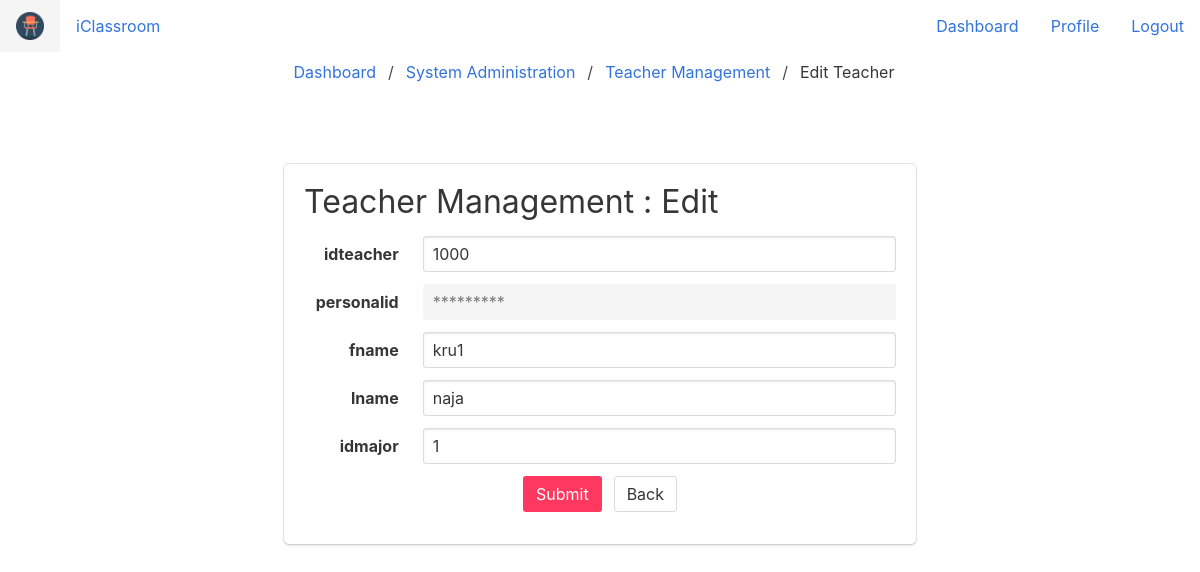
/sysad_teacher_edit.php?id=1000, run on an earlier commit of the app's database.
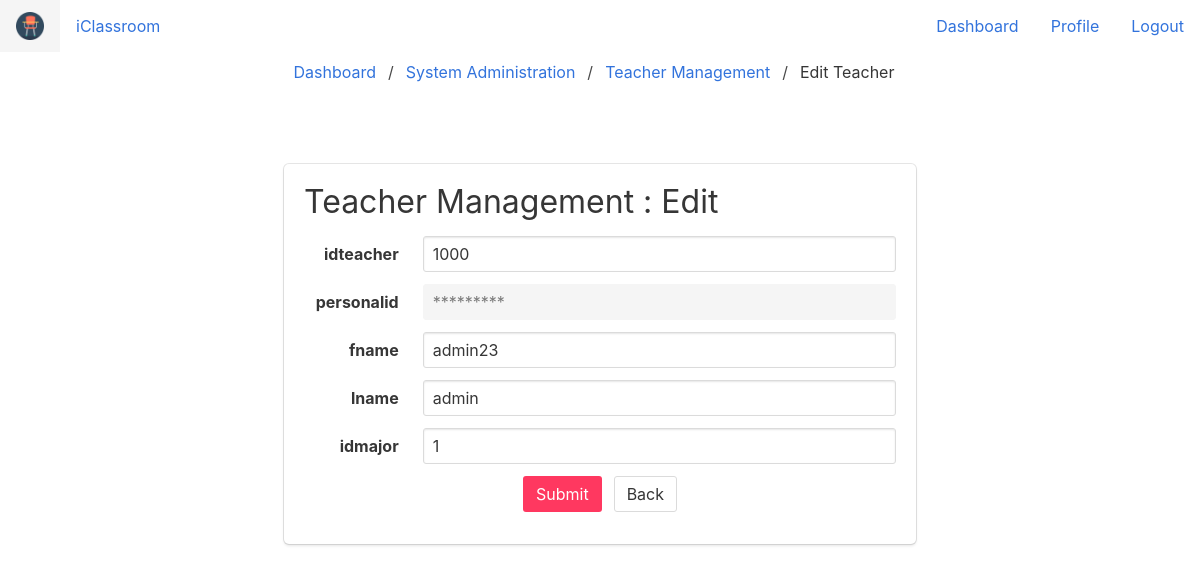
And on a later commit of the database.
### tables this page shows
CREATE TABLE `teacher` (
  `idteacher` varchar(20) NOT NULL,
  `personalid` varchar(20) NOT NULL,
  `fname` varchar(30) NOT NULL,
  `lname` varchar(30) NOT NULL,
  `idmajor` int(11) NOT NULL
);

### sysad_teacher_edit.php (the view, shortened to what this page needs)
<?php
    require_once('components.php');
    require_once('connect.php')
  ?>
<!DOCTYPE html>
<html>
<head>
  <link rel="stylesheet" href="css/font-awesome-4.7-1.0/css/font-awesome.min.css">
  <link rel="stylesheet" href="css/bulma.min.css">
</head>
<body>
  <nav class="breadcrumb is-centered" aria-label="breadcrumbs">
    <ul>
      <li><a href="tdashboard.php">Dashboard</a></li>
      <li><a href="sysadmin.php">System Administration</a></li>
      <li><a href="sysad_teacher.php">Teacher Management</a></li>
      <li class="is-active" aria-current="page"><a href=".php">Edit Teacher</a></li>
    </ul>
  </nav>
  <section class="section">
    <div class="container">
      <div class="columns">
        <div class="column is-2"></div>
        <div class="column">
          <div class="box">
            <div class="content">
              <h1>Teacher Management : Edit</h1>
              <form class="" action="edit.php" method="POST">
                <?php
                $q = "SELECT * FROM teacher WHERE teacher.idteacher = ".$_GET['id'].";";
                $result = $mysqli->query($q);
                $row = $result->fetch_assoc();
                foreach ($row as $key => $value) {
                  if($key == 'personalid'){
                    echo '<div class="field is-horizontal">
                            <div class="field-label is-normal">
                              <label class="label">'.$key.'</label>
                            </div>
                          <div class="field-body">
                            <input class="input" type="text" placeholder="Text input" value="*********" DISABLED>
                          </div>
                        </div>';
                  }else{
                    echo '<div class="field is-horizontal">
                            <div class="field-label is-normal">
                              <label class="label">'.$key.'</label>
                            </div>
                          <div class="field-body">
                            <input class="input" type="text" placeholder="Text input" value="'.$value.'" name="'.$key.'">
                          </div>
                        </div>';
                  }
                }
                 ?>
                 <div class="field is-grouped is-grouped-centered">
                   <p class="control">  <input type="submit" name="" value="Submit" class="button is-danger"></p>
                   <p class="control"><a href="sysad_teacher.php" class="button">Back</a></p>
                 </div>
              </form>
            </div>
          </div>
        </div>
        <div class="column is-2"></div>
      </div>
    </div>
  </section>
</body>
</html>

What changed in the data, as far as the page shows it:
changed teacher id 1000: fname "kru1" → "admin23"; lname "naja" → "admin"
